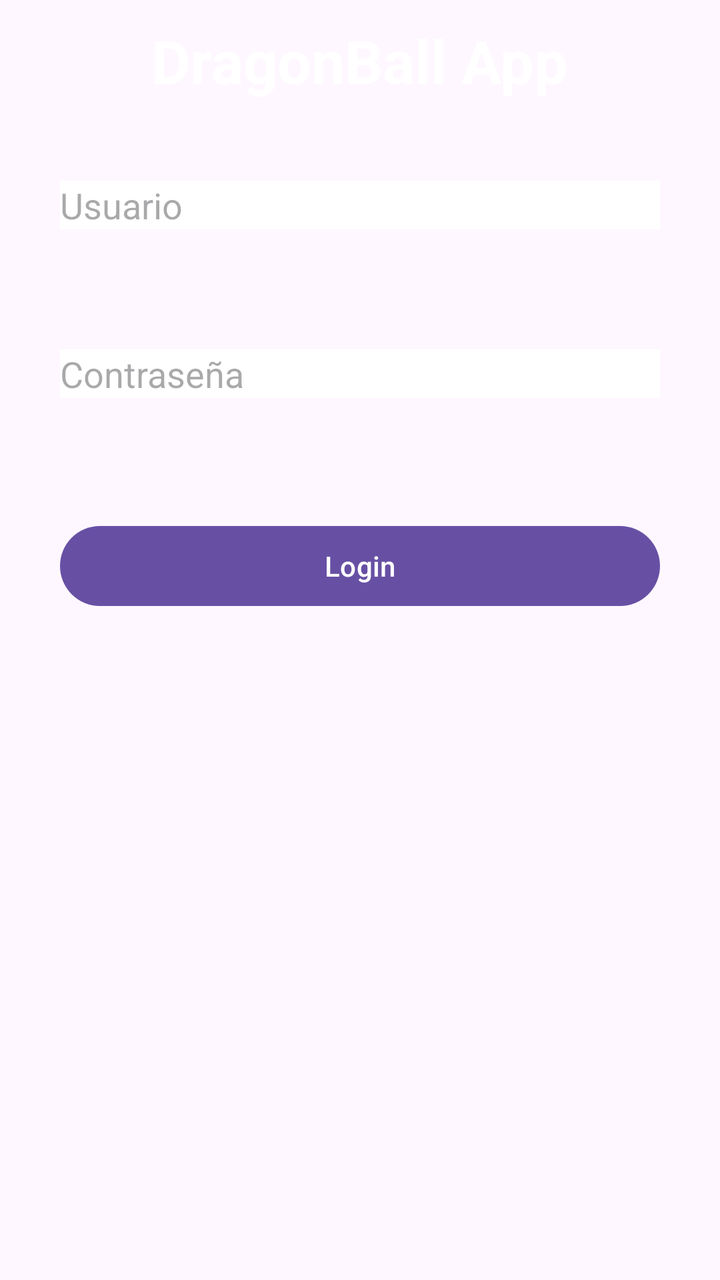
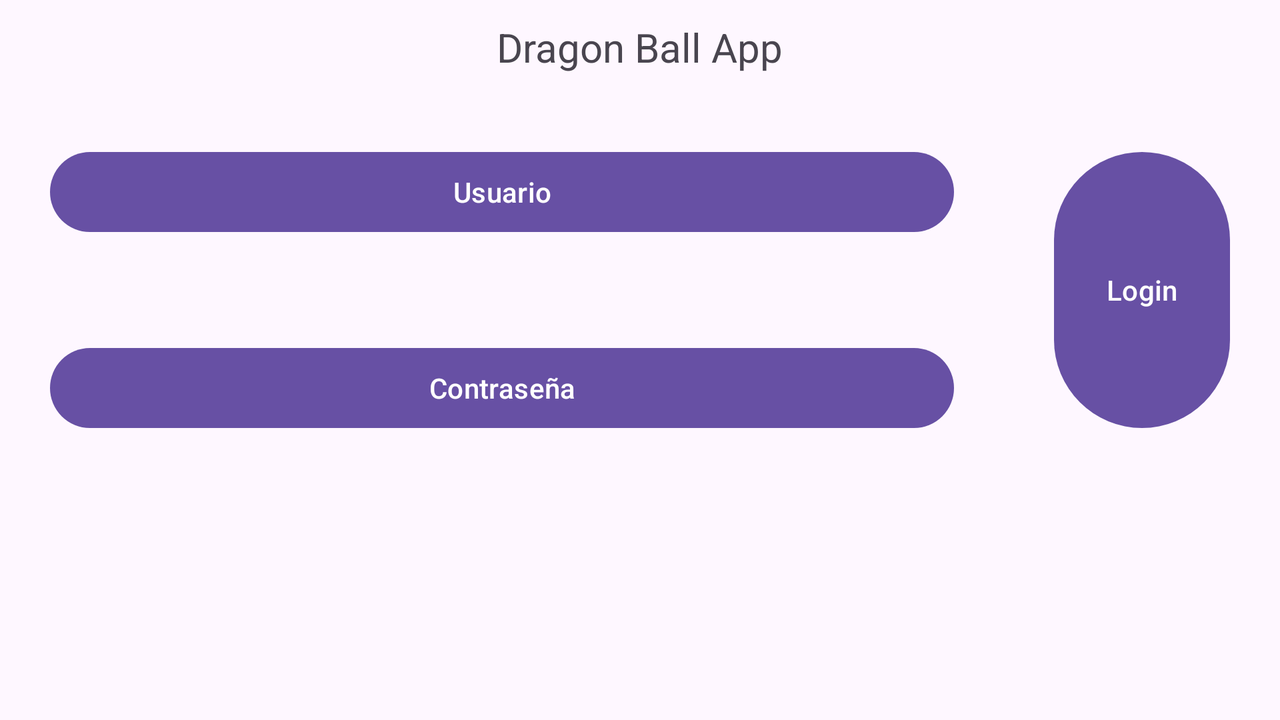

An Android layout and its configuration variant, each rendered on a device that would load it. The default file and the variant file are quoted in full after the pictures.
<!-- AndroidManifest.xml: application theme Theme.DragonBallAndroid -->
<!-- res/layout/activity_main.xml -->
<?xml version="1.0" encoding="utf-8"?>
<LinearLayout xmlns:android="http://schemas.android.com/apk/res/android"
    xmlns:app="http://schemas.android.com/apk/res-auto"
    xmlns:tools="http://schemas.android.com/tools"
    android:layout_width="match_parent"
    android:layout_height="match_parent"
    android:orientation="vertical"
    tools:context=".login.MainActivity"
    android:background="@mipmap/fondo2"
    >

    <TextView
        android:layout_width="wrap_content"
        android:layout_height="wrap_content"
        android:text="@string/title"
        android:textStyle="bold"
        android:textColor="@color/cardview_light_background"
        app:layout_constraintBottom_toBottomOf="parent"
        app:layout_constraintEnd_toEndOf="parent"
        app:layout_constraintStart_toStartOf="parent"
        android:layout_gravity="center"
        android:textSize="30sp"
        android:layout_margin="10dp"
        app:layout_constraintTop_toTopOf="parent" />
    <EditText
        android:id="@+id/etUser"
        android:layout_width="match_parent"
        android:layout_height="wrap_content"
        android:hint="Usuario"
        android:layout_margin="30dp"
        android:background="@color/white"
        />

    <EditText
        android:id="@+id/etPassword"
        android:layout_width="match_parent"
        android:layout_height="wrap_content"
        android:layout_margin="30dp"
        android:hint="Contraseña"
        android:background="@color/white"
        android:password="true" />

    <Button
        android:id="@+id/bLogin"
        android:layout_width="match_parent"
        android:layout_height="wrap_content"
        android:text="Login"
        android:layout_margin="30dp"
        />


</LinearLayout>
<!-- resources referenced by this layout -->
<resources>
  <color name="white">#FFFFFFFF</color>
  <string name="title">DragonBall App</string>
  <style name="Theme.DragonBallAndroid" parent="Base.Theme.DragonBallAndroid" />
  <style name="Base.Theme.DragonBallAndroid" parent="Theme.Material3.DayNight.NoActionBar">
          
          
      </style>
</resources>
<!-- res/layout-land/activity_main.xml (the repository's variant of the layout above) -->
<!-- drawn on the phone turned sideways -->
<?xml version="1.0" encoding="utf-8"?>
<LinearLayout
    xmlns:android="http://schemas.android.com/apk/res/android"
    xmlns:app="http://schemas.android.com/apk/res-auto"
    xmlns:tools="http://schemas.android.com/tools"
    android:layout_width="match_parent"
    android:layout_height="match_parent"
    android:orientation="vertical"
    tools:context=".login.MainActivity">

    <TextView
        android:id="@+id/textView"
        android:layout_width="wrap_content"
        android:layout_height="wrap_content"
        android:text="Dragon Ball App"
        android:layout_gravity="center"
        android:textSize="20sp"
        android:layout_margin="10dp"
        tools:layout_editor_absoluteX="334dp"

        tools:layout_editor_absoluteY="27dp" />

    <LinearLayout
        android:layout_width="match_parent"
        android:layout_height="wrap_content"
        android:orientation="horizontal">

        <LinearLayout
            android:layout_width="match_parent"
            android:layout_height="wrap_content"
            android:layout_weight="1"
            android:orientation="vertical">

            <Button
                android:layout_width="match_parent"
                android:layout_height="wrap_content"
                android:layout_margin="25dp"
                android:text="Usuario" />

            <Button
                android:layout_width="match_parent"
                android:layout_height="wrap_content"
                android:layout_margin="25dp"
                android:text="Contraseña" />


        </LinearLayout>

        <Button
            android:layout_width="wrap_content"
            android:layout_height="match_parent"
            android:layout_margin="25dp"
            android:text="Login"
            android:gravity="center" />



    </LinearLayout>

</LinearLayout>
<!-- resources referenced by the variant -->
<!-- as the phone turned sideways resolves them -->
<resources>
  <style name="Theme.DragonBallAndroid" parent="Base.Theme.DragonBallAndroid" />
  <style name="Base.Theme.DragonBallAndroid" parent="Theme.Material3.DayNight.NoActionBar">
          
          
      </style>
</resources>
